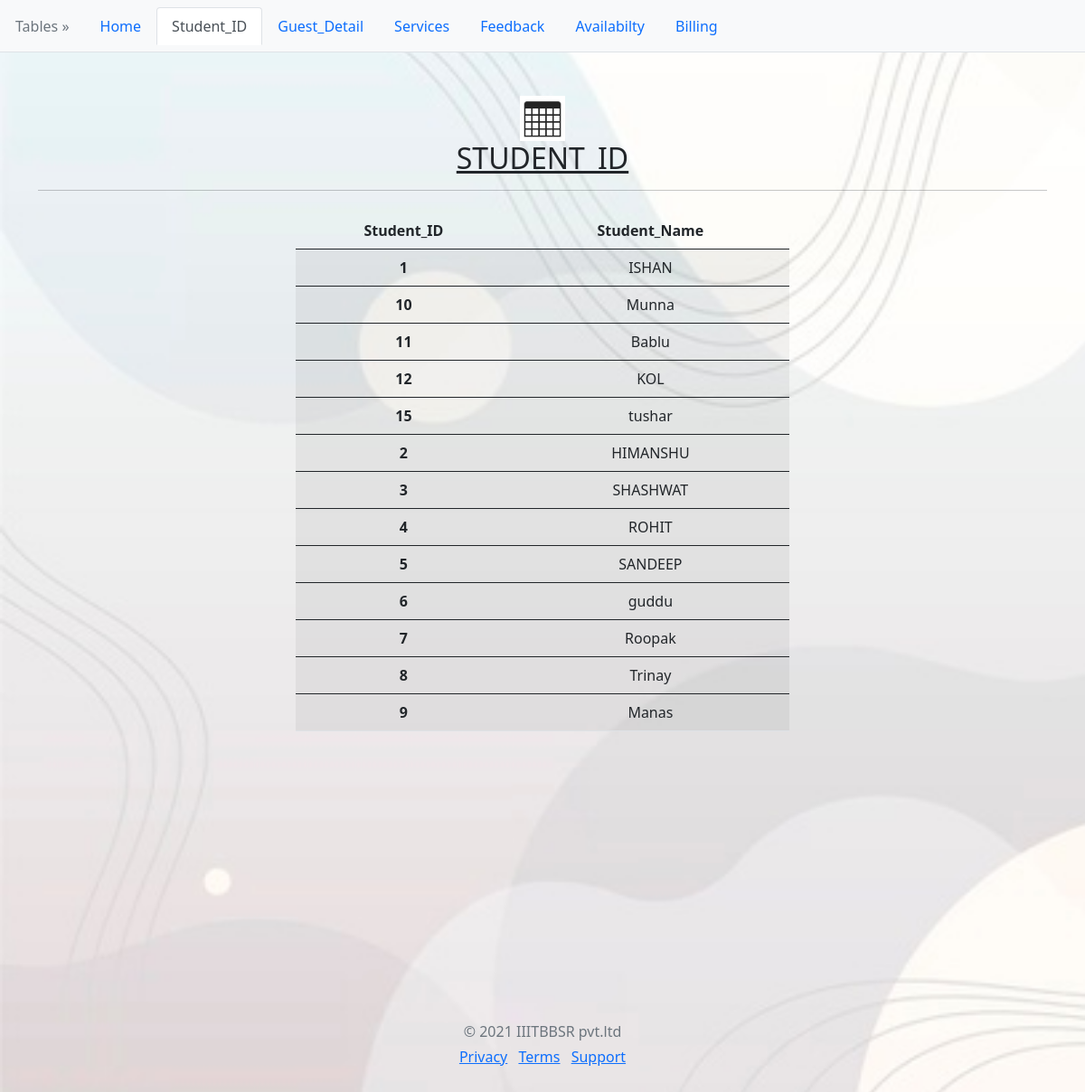
Page /table.php on the committed database.
### tables this page shows
CREATE TABLE `student_id` (
  `Student_ID` varchar(255) NOT NULL,
  `Student_Name` varchar(255) DEFAULT NULL,
  PRIMARY KEY (`Student_ID`)
);

### table.php (the view, shortened to what this page needs)
<?php
$servername = "localhost";
$username = "root";
$password = "12345";
$dbname = "IIIT_BH_GuestHouse";
$conn = mysqli_connect($servername, $username, $password, $dbname);
?>
<!doctype html>
<html lang="en">
  <head>
     <link href="https://cdn.jsdelivr.net/npm/bootstrap@5.0.0-beta2/dist/css/bootstrap.min.css" rel="stylesheet">
  </head>
  <body class="bg-light">
    <ul class="nav nav-tabs navbar navbar-expand-lg navbar-light bg-light">
        <li class="nav-item">
          <a class="nav-link disabled" href="#">Tables &raquo;</a>
        </li>
        <li class="nav-item">
          <a class="nav-link" href="index.php">Home</a>
        </li>
        <li class="nav-item">
          <a class="nav-link active" href="table.php">Student_ID</a>
        </li>
        <li class="nav-item">
          <a class="nav-link" href="table2.php">Guest_Detail</a>
        </li>
        <li class="nav-item">
          <a class="nav-link" href="table3.php">Services</a>
        </li>
        <li class="nav-item">
          <a class="nav-link" href="table4.php">Feedback</a>
        </li>
        <li class="nav-item">
          <a class="nav-link" href="table5.php">Availabilty</a>
        </li>
        <li class="nav-item">
          <a class="nav-link" href="table6.php">Billing</a>
        </li>
      </ul>
        <div class="container">
          <div class="py-5 text-center">
          <img src="img/table.png" width="50" height="50" alt="---"><br>
            <h2><u>STUDENT_ID</u></h2>
            <hr class="mb-4">
            <div class="row">
            <div class="col-md-3 mb-3">
            </div>
            <div class="col-md-6 mb-3">
            <?php
                $sql = "SELECT * FROM STUDENT_ID";
                $result = mysqli_query($conn, $sql);
                if (mysqli_num_rows($result) > 0)
                {
                  echo'<table class="table table-striped">
                  <thead>
                      <tr>
                      <th scope="col">Student_ID</th>
                      <th scope="col">Student_Name</th>
                      </tr>
                  </thead>';
                  while($row = mysqli_fetch_assoc($result))
                  {
                    echo '<tbody>
                    <tr>
                    <th scope="row">'.$row["Student_ID"].'</th>
                    <td>'.$row["Student_Name"].'</td>
                    </tr>';
                  }
                  echo'</tbody>
                  </table>';
                }
                else
                {
                  echo "0 results";
                }
            ?>
            </div>
            <div class="col-md-3 mb-3">
            </div>
        </div>
          </div>
        </div>
        <br><br><br><br><br><br>
        <footer class="my-5 pt-5 text-muted text-center text-small">
        <p class="mb-1">&copy; 2021 IIITBBSR pvt.ltd</p>
        <ul class="list-inline">
          <li class="list-inline-item"><a href="#">Privacy</a></li>
          <li class="list-inline-item"><a href="#">Terms</a></li>
          <li class="list-inline-item"><a href="#">Support</a></li>
        </ul>
      </footer>
  </body>
</html>

### table.php (style rules this page uses)
body { background-image: url('img/back11.jpg'); background-repeat: no-repeat; background-attachment: fixed; background-size: cover; }

### rows in the picture
student_id: Student_ID "1", Student_Name "ISHAN"
student_id: Student_ID "10", Student_Name "Munna"
student_id: Student_ID "11", Student_Name "Bablu"
student_id: Student_ID "12", Student_Name "KOL"
student_id: Student_ID "15", Student_Name "tushar"
student_id: Student_ID "2", Student_Name "HIMANSHU"
student_id: Student_ID "3", Student_Name "SHASHWAT"
student_id: Student_ID "4", Student_Name "ROHIT"
student_id: Student_ID "5", Student_Name "SANDEEP"
student_id: Student_ID "6", Student_Name "guddu"
student_id: Student_ID "7", Student_Name "Roopak"
student_id: Student_ID "8", Student_Name "Trinay"
student_id: Student_ID "9", Student_Name "Manas"
